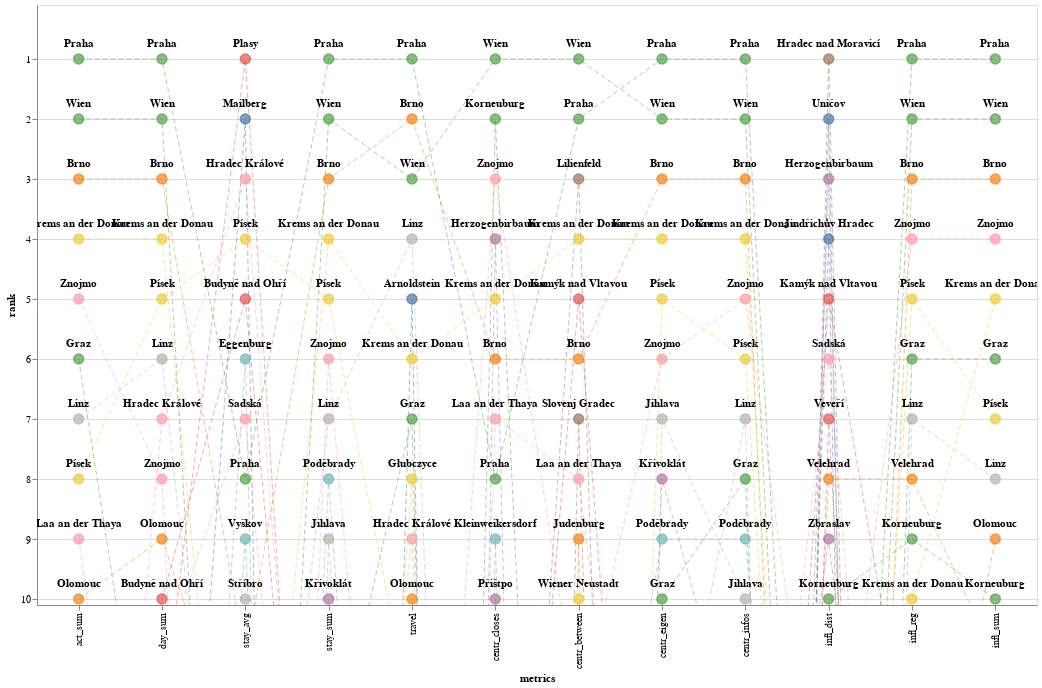

Notebook cell for this chart:
### Code cell
max_rank = 10

# get list of important places
imp_places = []
for metric in metrics:
    imp_places_m = df_matrices_order[df_matrices_order[metric] <= max_rank].index
    imp_places.extend(imp_places_m)

imp_places = np.unique(np.array(imp_places))


imp_places = df_matrices_order.loc[imp_places]
imp_places['name'] = imp_places.index

alt.renderers.set_embed_options(
    padding={"left": 5, "right": 10, "bottom": 5, "top": 0}
)

rank_chart = alt.Chart(imp_places).transform_window(
    index='count()'
).transform_fold(
    metrics
).properties(
    width=1000,
    height=600
).encode(
    color=alt.Color('name:N', legend=None),
    x=alt.X(
        'key:N',
        axis=alt.Axis(title='metrics'),
        sort=metrics
    ),
    y=alt.Y(
        'value:Q', 
        scale=alt.Scale(zero=False, domain=[max_rank + 0.1,0.1], nice=False),
        axis=alt.Axis(values=[i for i in range(1, max_rank+1)], tickMinStep=0.1, title='rank', format='.0f'),
    ),
)

lines = rank_chart.mark_line(
    clip=True,
    strokeWidth=.5,
    strokeDash=[5,3]
)

circles = rank_chart.mark_circle(
    clip=True,
    size=100,
    strokeOpacity=1,
    strokeWidth=1.5
).encode(
    stroke=alt.Color('name:N', legend=None),
)

labels = rank_chart.mark_text(
    clip=True,
    align='center',
    baseline='middle',
    dy=-15,
    fontWeight='bold',
    fill='black',
).encode(
    y=alt.Y('value:Q'),
    text='name:N',
)

lines + circles + labels

### Figure 1 — Vega-Lite specification as saved in the notebook (floating-point values rounded to 4 significant figures)
{"config": {"view": {"continuousWidth": 400, "continuousHeight": 300}}, "layer": [{"mark": {"type": "line", "clip": true, "strokeDash": [5, 3], "strokeWidth": 0.5}, "encoding": {"color": {"type": "nominal", "field": "name", "legend": null}, "x": {"type": "nominal", "axis": {"title": "metrics"}, "field": "key", "sort": ["act_sum", "day_sum", "stay_avg", "stay_sum", "travel", "centr_closes", "centr_between", "centr_eigen", "centr_infos", "infl_dist", "infl_reg", "infl_sum"]}, "y": {"type": "quantitative", "axis": {"format": ".0f", "tickMinStep": 0.1, "title": "rank", "values": [1, 2, 3, 4, 5, 6, 7, 8, 9, 10]}, "field": "value", "scale": {"domain": [10.1, 0.1], "nice": false, "zero": false}}}, "height": 600, "transform": [{"window": [{"op": "count", "as": "index"}]}, {"fold": ["act_sum", "day_sum", "stay_avg", "stay_sum", "travel", "centr_closes", "centr_between", "centr_eigen", "centr_infos", "infl_dist", "infl_reg", "infl_sum"]}], "width": 1000}, {"mark": {"type": "circle", "clip": true, "size": 100, "strokeOpacity": 1, "strokeWidth": 1.5}, "encoding": {"color": {"type": "nominal", "field": "name", "legend": null}, "stroke": {"type": "nominal", "field": "name", "legend": null}, "x": {"type": "nominal", "axis": {"title": "metrics"}, "field": "key", "sort": ["act_sum", "day_sum", "stay_avg", "stay_sum", "travel", "centr_closes", "centr_between", "centr_eigen", "centr_infos", "infl_dist", "infl_reg", "infl_sum"]}, "y": {"type": "quantitative", "axis": {"format": ".0f", "tickMinStep": 0.1, "title": "rank", "values": [1, 2, 3, 4, 5, 6, 7, 8, 9, 10]}, "field": "value", "scale": {"domain": [10.1, 0.1], "nice": false, "zero": false}}}, "height": 600, "transform": [{"window": [{"op": "count", "as": "index"}]}, {"fold": ["act_sum", "day_sum", "stay_avg", "stay_sum", "travel", "centr_closes", "centr_between", "centr_eigen", "centr_infos", "infl_dist", "infl_reg", "infl_sum"]}], "width": 1000}, {"mark": {"type": "text", "align": "center", "baseline": "middle", "clip": true, "dy": -15, "fill": "black", "fontWeight": "bold"}, "encoding": {"color": {"type": "nominal", "field": "name", "legend": null}, "text": {"type": "nominal", "field": "name"}, "x": {"type": "nominal", "axis": {"title": "metrics"}, "field": "key", "sort": ["act_sum", "day_sum", "stay_avg", "stay_sum", "travel", "centr_closes", "centr_between", "centr_eigen", "centr_infos", "infl_dist", "infl_reg", "infl_sum"]}, "y": {"type": "quantitative", "field": "value"}}, "height": 600, "transform": [{"window": [{"op": "count", "as": "index"}]}, {"fold": ["act_sum", "day_sum", "stay_avg", "stay_sum", "travel", "centr_closes", "centr_between", "centr_eigen", "centr_infos", "infl_dist", "infl_reg", "infl_sum"]}], "width": 1000}], "data": {"name": "data-3f6a10742a6df7c26cbd393a1e394db1"}, "$schema": "https://vega.github.io/schema/vega-lite/v4.8.1.json", "datasets": {"data-3f6a10742a6df7c26cbd393a1e394db1": [{"act_sum": 55, "day_sum": 67, "stay_avg": 67, "stay_sum": 52, "travel": 5, "centr_closes": 83, "centr_between": 62, "centr_eigen": 84, "centr_infos": 83, "infl_dist": 72, "infl_reg": 71, "infl_sum": 72, "name": "Arnoldstein"}, {"act_sum": 3, "day_sum": 3, "stay_avg": 11, "stay_sum": 3, "travel": 2, "centr_closes": 6, "centr_between": 6, "centr_eigen": 3, "centr_infos": 3, "infl_dist": 34, "infl_reg": 3, "infl_sum": 3, "name": "Brno"}, {"act_sum": 21, "day_sum": 10, "stay_avg": 5, "stay_sum": 20, "travel": 29, "centr_closes": 30, "centr_between": 29, "centr_eigen": 18, "centr_infos": 22, "infl_dist": 62, "infl_reg": 37, "infl_sum": 33, "name": "Budyně nad Ohří"}, {"act_sum": 65, "day_sum": 27, "stay_avg": 6, "stay_sum": 62, "travel": 44, "centr_closes": 68, "centr_between": 73, "centr_eigen": 40, "centr_infos": 52, "infl_dist": 13, "infl_reg": 40, "infl_sum": 44, "name": "Eggenburg"}, {"act_sum": 6, "day_sum": 15, "stay_avg": 39, "stay_sum": 13, "travel": 7, "centr_closes": 60, "centr_between": 51, "centr_eigen": 10, "centr_infos": 8, "infl_dist": 43, "infl_reg": 6, "infl_sum": 6, "name": "Graz"}, {"act_sum": 33, "day_sum": 20, "stay_avg": 17, "stay_sum": 27, "travel": 8, "centr_closes": 59, "centr_between": 47, "centr_eigen": 36, "centr_infos": 25, "infl_dist": 11, "infl_reg": 43, "infl_sum": 42, "name": "Głubczyce"}, {"act_sum": 70, "day_sum": 65, "stay_avg": 61, "stay_sum": 67, "travel": 77, "centr_closes": 4, "centr_between": 63, "centr_eigen": 44, "centr_infos": 42, "infl_dist": 3, "infl_reg": 63, "infl_sum": 63, "name": "Herzogenbirbaum"}, {"act_sum": 22, "day_sum": 7, "stay_avg": 3, "stay_sum": 21, "travel": 9, "centr_closes": 50, "centr_between": 37, "centr_eigen": 24, "centr_infos": 21, "infl_dist": 48, "infl_reg": 25, "infl_sum": 19, "name": "Hradec Králové"}, {"act_sum": 27, "day_sum": 41, "stay_avg": 46, "stay_sum": 35, "travel": 25, "centr_closes": 54, "centr_between": 68, "centr_eigen": 66, "centr_infos": 61, "infl_dist": 1, "infl_reg": 64, "infl_sum": 37, "name": "Hradec nad Moravicí"}, {"act_sum": 18, "day_sum": 17, "stay_avg": 48, "stay_sum": 9, "travel": 32, "centr_closes": 18, "centr_between": 80, "centr_eigen": 7, "centr_infos": 10, "infl_dist": 26, "infl_reg": 14, "infl_sum": 18, "name": "Jihlava"}, {"act_sum": 73, "day_sum": 59, "stay_avg": 57, "stay_sum": 69, "travel": 72, "centr_closes": 49, "centr_between": 67, "centr_eigen": 58, "centr_infos": 45, "infl_dist": 4, "infl_reg": 78, "infl_sum": 57, "name": "Jindřichův Hradec"}, {"act_sum": 25, "day_sum": 77, "stay_avg": 77, "stay_sum": 71, "travel": 49, "centr_closes": 76, "centr_between": 9, "centr_eigen": 74, "centr_infos": 72, "infl_dist": 18, "infl_reg": 35, "infl_sum": 31, "name": "Judenburg"}, {"act_sum": 30, "day_sum": 33, "stay_avg": 38, "stay_sum": 25, "travel": 63, "centr_closes": 21, "centr_between": 5, "centr_eigen": 23, "centr_infos": 26, "infl_dist": 5, "infl_reg": 13, "infl_sum": 21, "name": "Kamýk nad Vltavou"}, {"act_sum": 74, "day_sum": 69, "stay_avg": 69, "stay_sum": 73, "travel": 79, "centr_closes": 9, "centr_between": 55, "centr_eigen": 39, "centr_infos": 41, "infl_dist": 40, "infl_reg": 34, "infl_sum": 52, "name": "Kleinweikersdorf"}, {"act_sum": 13, "day_sum": 38, "stay_avg": 44, "stay_sum": 24, "travel": 59, "centr_closes": 2, "centr_between": 32, "centr_eigen": 38, "centr_infos": 34, "infl_dist": 10, "infl_reg": 9, "infl_sum": 10, "name": "Korneuburg"}, {"act_sum": 4, "day_sum": 4, "stay_avg": 18, "stay_sum": 4, "travel": 6, "centr_closes": 5, "centr_between": 4, "centr_eigen": 4, "centr_infos": 4, "infl_dist": 28, "infl_reg": 10, "infl_sum": 5, "name": "Krems an der Donau"}, {"act_sum": 16, "day_sum": 24, "stay_avg": 52, "stay_sum": 10, "travel": 46, "centr_closes": 36, "centr_between": 43, "centr_eigen": 8, "centr_infos": 13, "infl_dist": 52, "infl_reg": 11, "infl_sum": 12, "name": "Křivoklát"}, {"act_sum": 9, "day_sum": 19, "stay_avg": 42, "stay_sum": 14, "travel": 48, "centr_closes": 7, "centr_between": 8, "centr_eigen": 19, "centr_infos": 17, "infl_dist": 36, "infl_reg": 17, "infl_sum": 20, "name": "Laa an der Thaya"}, {"act_sum": 23, "day_sum": 26, "stay_avg": 41, "stay_sum": 17, "travel": 37, "centr_closes": 23, "centr_between": 3, "centr_eigen": 46, "centr_infos": 24, "infl_dist": 70, "infl_reg": 66, "infl_sum": 69, "name": "Lilienfeld"}, {"act_sum": 7, "day_sum": 6, "stay_avg": 19, "stay_sum": 7, "travel": 4, "centr_closes": 40, "centr_between": 22, "centr_eigen": 14, "centr_infos": 7, "infl_dist": 54, "infl_reg": 7, "infl_sum": 8, "name": "Linz"}, {"act_sum": 78, "day_sum": 21, "stay_avg": 2, "stay_sum": 78, "travel": 39, "centr_closes": 26, "centr_between": 42, "centr_eigen": 59, "centr_infos": 46, "infl_dist": 79, "infl_reg": 77, "infl_sum": 79, "name": "Mailberg"}, {"act_sum": 10, "day_sum": 9, "stay_avg": 13, "stay_sum": 12, "travel": 10, "centr_closes": 25, "centr_between": 56, "centr_eigen": 11, "centr_infos": 11, "infl_dist": 53, "infl_reg": 16, "infl_sum": 9, "name": "Olomouc"}, {"act_sum": 24, "day_sum": 12, "stay_avg": 1, "stay_sum": 23, "travel": 17, "centr_closes": 53, "centr_between": 38, "centr_eigen": 34, "centr_infos": 31, "infl_dist": 55, "infl_reg": 19, "infl_sum": 14, "name": "Plasy"}, {"act_sum": 11, "day_sum": 13, "stay_avg": 36, "stay_sum": 8, "travel": 28, "centr_closes": 17, "centr_between": 17, "centr_eigen": 9, "centr_infos": 9, "infl_dist": 24, "infl_reg": 12, "infl_sum": 13, "name": "Poděbrady"}, {"act_sum": 1, "day_sum": 1, "stay_avg": 8, "stay_sum": 1, "travel": 1, "centr_closes": 8, "centr_between": 2, "centr_eigen": 1, "centr_infos": 1, "infl_dist": 25, "infl_reg": 1, "infl_sum": 1, "name": "Praha"}, {"act_sum": 8, "day_sum": 5, "stay_avg": 4, "stay_sum": 5, "travel": 12, "centr_closes": 24, "centr_between": 45, "centr_eigen": 5, "centr_infos": 6, "infl_dist": 27, "infl_reg": 5, "infl_sum": 7, "name": "Písek"}, {"act_sum": 42, "day_sum": 52, "stay_avg": 47, "stay_sum": 37, "travel": 64, "centr_closes": 10, "centr_between": 61, "centr_eigen": 60, "centr_infos": 47, "infl_dist": 57, "infl_reg": 48, "infl_sum": 67, "name": "Přištpo"}, {"act_sum": 29, "day_sum": 11, "stay_avg": 7, "stay_sum": 22, "travel": 34, "centr_closes": 19, "centr_between": 59, "centr_eigen": 12, "centr_infos": 18, "infl_dist": 6, "infl_reg": 23, "infl_sum": 34, "name": "Sadská"}, {"act_sum": 37, "day_sum": 75, "stay_avg": 75, "stay_sum": 40, "travel": 31, "centr_closes": 66, "centr_between": 7, "centr_eigen": 56, "centr_infos": 66, "infl_dist": 44, "infl_reg": 52, "infl_sum": 41, "name": "Slovenj Gradec"}, {"act_sum": 47, "day_sum": 32, "stay_avg": 10, "stay_sum": 46, "travel": 19, "centr_closes": 64, "centr_between": 27, "centr_eigen": 67, "centr_infos": 75, "infl_dist": 45, "infl_reg": 49, "infl_sum": 65, "name": "Stříbro"}, {"act_sum": 51, "day_sum": 60, "stay_avg": 59, "stay_sum": 51, "travel": 67, "centr_closes": 58, "centr_between": 58, "centr_eigen": 47, "centr_infos": 59, "infl_dist": 2, "infl_reg": 73, "infl_sum": 70, "name": "Uničov"}, {"act_sum": 39, "day_sum": 30, "stay_avg": 35, "stay_sum": 26, "travel": 30, "centr_closes": 39, "centr_between": 23, "centr_eigen": 28, "centr_infos": 36, "infl_dist": 8, "infl_reg": 8, "infl_sum": 11, "name": "Velehrad"}, {"act_sum": 52, "day_sum": 45, "stay_avg": 32, "stay_sum": 41, "travel": 60, "centr_closes": 31, "centr_between": 81, "centr_eigen": 51, "centr_infos": 48, "infl_dist": 7, "infl_reg": 33, "infl_sum": 29, "name": "Veveří"}, {"act_sum": 36, "day_sum": 29, "stay_avg": 9, "stay_sum": 42, "travel": 42, "centr_closes": 72, "centr_between": 76, "centr_eigen": 62, "centr_infos": 53, "infl_dist": 19, "infl_reg": 27, "infl_sum": 27, "name": "Vyškov"}, {"act_sum": 2, "day_sum": 2, "stay_avg": 26, "stay_sum": 2, "travel": 3, "centr_closes": 1, "centr_between": 1, "centr_eigen": 2, "centr_infos": 2, "infl_dist": 29, "infl_reg": 2, "infl_sum": 2, "name": "Wien"}, {"act_sum": 12, "day_sum": 14, "stay_avg": 28, "stay_sum": 11, "travel": 23, "centr_closes": 28, "centr_between": 10, "centr_eigen": 20, "centr_infos": 12, "infl_dist": 39, "infl_reg": 15, "infl_sum": 16, "name": "Wiener Neustadt"}, {"act_sum": 28, "day_sum": 18, "stay_avg": 29, "stay_sum": 19, "travel": 51, "centr_closes": 12, "centr_between": 21, "centr_eigen": 21, "centr_infos": 19, "infl_dist": 9, "infl_reg": 21, "infl_sum": 25, "name": "Zbraslav"}, {"act_sum": 5, "day_sum": 8, "stay_avg": 37, "stay_sum": 6, "travel": 22, "centr_closes": 3, "centr_between": 12, "centr_eigen": 6, "centr_infos": 5, "infl_dist": 15, "infl_reg": 4, "infl_sum": 4, "name": "Znojmo"}]}}
